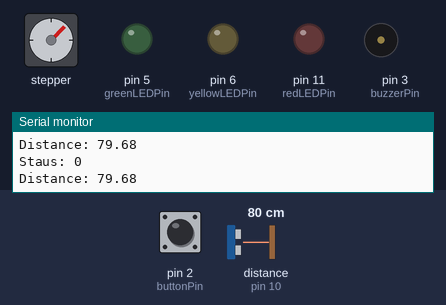
Bench run of a sketch on a simulated Arduino Uno, built with avr-gcc and run on an emulated ATmega328P. Shown: stepper motor, output pins drawn as LEDs (lit = HIGH), buzzer (waves = sounding, pin HIGH), the last lines printed to the serial monitor. Wiring (inferred from the names in the program): ultrasonic range finder: trigger pin 9; echo pin 10. Dashed ring = blinking. The test bench sets the inputs (shaded band); at power-on: pin 2 (buttonPin) LOW, distance to the obstacle (sensor on pin 10) 80 cm. The echo pulse lasts 58.3 µs per cm; stepper angles assume 360 steps per turn; pins used as bus, display or sensor lines are not drawn.

Above: at 1.2 s.
1.3 s: pin 2 (buttonPin) pulled HIGH for 0.15 s
At 1.58 s:
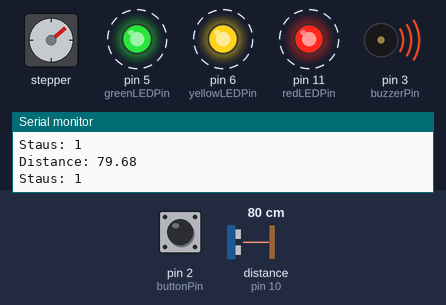
4.3 s: pin 2 (buttonPin) pulled HIGH for 0.15 s
At 5.4 s:
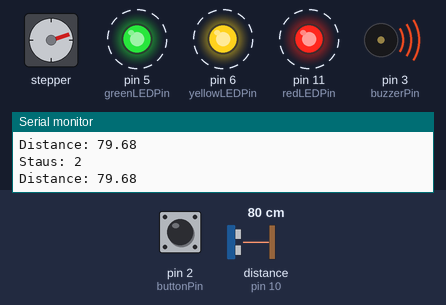
7.4 s: distance to the obstacle (sensor on pin 10) set to 2 cm
At 8.2 s:
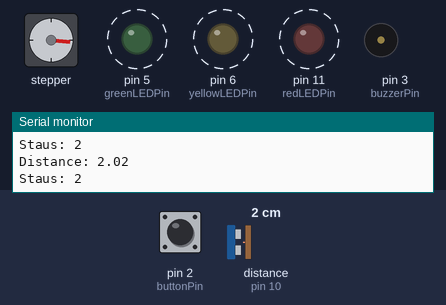
10.4 s: pin 2 (buttonPin) pulled HIGH for 3.2 s
At 10.65 s:
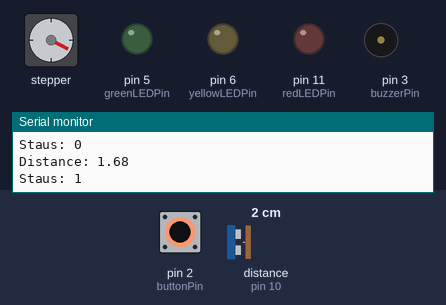
15.1 s: pin 2 (buttonPin) pulled HIGH for 0.15 s
18.1 s: distance to the obstacle (sensor on pin 10) set to 18 cm
Timing chart, 0 to 24.2 s (numbered marks = the images above; inputs shaded):
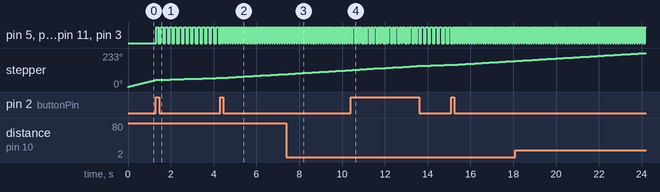

The sketch:

hardware_test.ino
```cpp
#include <Stepper.h>

//Constants
const int baudRate = 9600;
const int stepsPerRevolution = 360;

// Pins
const int trigPin = 9; //Trigger Pin for the HC-SR04 Sensor
const int echoPin = 10; //Echo Pin for the HC-SR04 Sensor
const int buttonPin = 2; // Pin for the button
const int buzzerPin = 3;
const int greenLEDPin = 5;
const int yellowLEDPin = 6;
const int redLEDPin = 11;
const int stepperP1 = 13;
const int stepperP2 = 12;
const int stepperP3 = 8;
const int stepperP4 = 7;

// Variables
float duration, distance;
int buttonState = 0;
int status = 0;

Stepper myStepper(stepsPerRevolution, stepperP1, stepperP3, stepperP2, stepperP4);

void setup()
{
  // Sensor
  pinMode(trigPin, OUTPUT);
  pinMode(echoPin, INPUT);

  // Buzzer
  pinMode(buzzerPin, OUTPUT);

  // LEDs
  pinMode(greenLEDPin, OUTPUT);
  pinMode(yellowLEDPin, OUTPUT);
  pinMode(redLEDPin, OUTPUT);

  // Button
  pinMode(buttonPin, INPUT);

  // Monitoring
  Serial.begin(baudRate);
}

void loop()
{
  myStepper.step(1);
  delay(10);  // Adjust based on your motor specs

  digitalWrite(trigPin, LOW);
  delayMicroseconds(2);
  digitalWrite(trigPin, HIGH);
  delayMicroseconds(10);
  digitalWrite(trigPin, LOW);

  duration = pulseIn(echoPin, HIGH);
  distance = (duration*.0343)/2;
  Serial.print("Distance: ");
  Serial.println(distance);

  buttonState = digitalRead(buttonPin);

  if(buttonState == HIGH){
    if(status < 2)
    	status++;
    else
      status = 0;
  }
  Serial.print("Staus: ");
  Serial.println(status);

  if(status == 0){
    digitalWrite(buzzerPin, LOW);
    digitalWrite(greenLEDPin, LOW);
    digitalWrite(yellowLEDPin, LOW);
    digitalWrite(redLEDPin, LOW);
  }
  else if(status == 1){
    digitalWrite(buzzerPin, HIGH);
    digitalWrite(greenLEDPin, HIGH);
    digitalWrite(yellowLEDPin, HIGH);
    digitalWrite(redLEDPin, HIGH);
    delay(100);
    digitalWrite(buzzerPin, LOW);
    digitalWrite(greenLEDPin, LOW);
    digitalWrite(yellowLEDPin, LOW);
    digitalWrite(redLEDPin, LOW);
    delay(100);
    digitalWrite(buzzerPin, HIGH);
    digitalWrite(greenLEDPin, HIGH);
    digitalWrite(yellowLEDPin, HIGH);
    digitalWrite(redLEDPin, HIGH);
  }
  else{
    digitalWrite(buzzerPin, HIGH);
    digitalWrite(greenLEDPin, HIGH);
    digitalWrite(yellowLEDPin, HIGH);
    digitalWrite(redLEDPin, HIGH);
    delay(50);
    digitalWrite(buzzerPin, LOW);
    digitalWrite(greenLEDPin, LOW);
    digitalWrite(yellowLEDPin, LOW);
    digitalWrite(redLEDPin, LOW);
    delay(50);
    digitalWrite(buzzerPin, HIGH);
    digitalWrite(greenLEDPin, HIGH);
    digitalWrite(yellowLEDPin, HIGH);
    digitalWrite(redLEDPin, HIGH);
  }
}
```

Measured:
- after the input at 1.3 s, pin 5 (greenLEDPin), pin 6 (yellowLEDPin), pin 11 (redLEDPin), pin 3 (buzzerPin): alternates HIGH for 0.12 s and LOW for 0.10 s, starting at once
- after the input at 4.3 s, pin 5 (greenLEDPin), pin 6 (yellowLEDPin), pin 11 (redLEDPin), pin 3 (buzzerPin): alternates HIGH for 0.07 s and LOW for 0.05 s, starting after 0.10 s
- after the input at 15.1 s, pin 5 (greenLEDPin), pin 6 (yellowLEDPin), pin 11 (redLEDPin), pin 3 (buzzerPin): alternates HIGH for 0.06 s and LOW for 0.05 s, starting after 0.15 s
